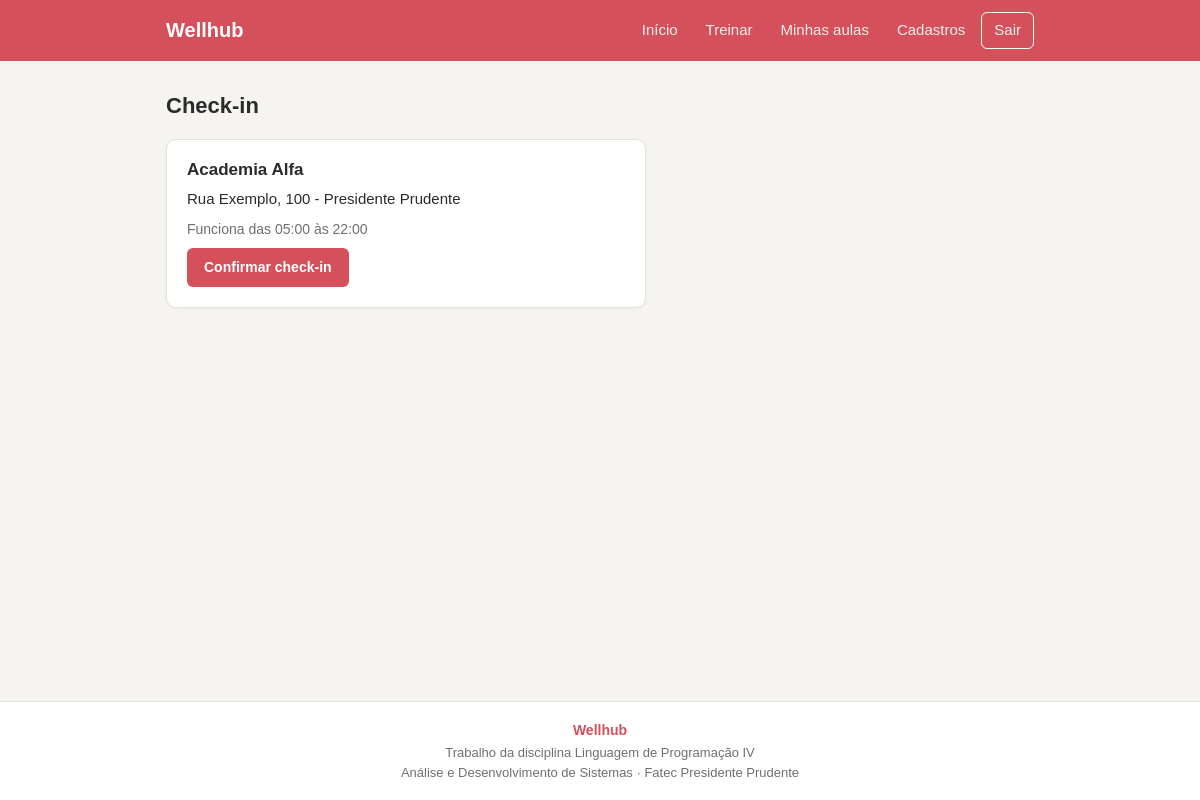
Page /paginas/checkin.php?academia=1 (signed in) on the committed database.
### tables this page shows
CREATE TABLE academia (
  id INT PRIMARY KEY AUTO_INCREMENT,
  nome VARCHAR(50),
  endereco VARCHAR(100),
  cidade VARCHAR(50),
  horarioAbertura TIME,
  horarioFechamento TIME
);

### includes/funcoesBD.php (called while the page is built, shortened)
<?php
function conectar() {
    $conexao = mysqli_connect('localhost', 'root', '', 'wellhub');
    return $conexao;
}
function buscarAcademia($academiaId) {
    $conexao = conectar();
    $consulta = "SELECT * FROM academia WHERE id = $academiaId";
    $resultado = mysqli_query($conexao, $consulta);
    $academia = mysqli_fetch_array($resultado);
    return $academia;
}
function academiaLiberada($alunoId, $academiaId) {
    $conexao = conectar();
    $consulta = "SELECT academia.id
                 FROM academia
                 INNER JOIN plano_academia ON plano_academia.academia_id = academia.id
                 INNER JOIN assinatura ON assinatura.plano_id = plano_academia.plano_id
                 WHERE assinatura.aluno_id = $alunoId
                 AND assinatura.dataFim >= CURDATE()
                 AND academia.id = $academiaId";
    $resultado = mysqli_query($conexao, $consulta);
    return mysqli_num_rows($resultado) > 0;
}
function jaFezCheckinHoje($alunoId, $academiaId) {
    $conexao = conectar();
    $consulta = "SELECT id FROM checkin
                 WHERE aluno_id = $alunoId
                 AND academia_id = $academiaId
                 AND data = CURDATE()";
    $resultado = mysqli_query($conexao, $consulta);
    return mysqli_num_rows($resultado) > 0;
}

### paginas/checkin.php (the view, shortened to what this page needs)
<?php
require '../includes/funcoesBD.php';
$alunoId = $_SESSION['alunoId'];
$academiaId = (int)$_GET['academia'];
$academia = buscarAcademia($academiaId);
$liberada = academiaLiberada($alunoId, $academiaId);
$jaFez = jaFezCheckinHoje($alunoId, $academiaId);
require '../includes/cabecalho.php';
?>
<h2 class="titulo-pagina">Check-in</h2>
<?php
$acoesDepois = '<div class="acoes">'
    . '<a class="botao" href="inicio.php">Voltar ao início</a>'
    . '<a class="botao-secundario" href="aulas.php?academia=' . $academiaId . '">Ver aulas desta academia</a>'
    . '</div>';
if (!$academia) {
    echo '<div class="aviso aviso-erro">Academia não encontrada.</div>';
} elseif (!$liberada) {
    echo '<div class="aviso aviso-erro">Essa academia não está liberada pelo seu plano.</div>';
    echo '<div class="acoes"><a class="botao-secundario" href="academias.php">Voltar às academias</a></div>';
} elseif (isset($_GET['sucesso'])) {
    echo '<div class="aviso aviso-sucesso">Check-in registrado em ' . $academia['nome'] . '. Bom treino!</div>';
    echo $acoesDepois;
} elseif ($jaFez) {
    echo '<div class="aviso aviso-sucesso">Você já fez check-in em ' . $academia['nome'] . ' hoje.</div>';
    echo $acoesDepois;
} else {
    echo '<div class="cartao cartao-estreito">';
    echo '<h3>' . $academia['nome'] . '</h3>';
    echo '<p>' . $academia['endereco'] . ' - ' . $academia['cidade'] . '</p>';
    echo '<p class="texto-suave">Funciona das '
        . substr($academia['horarioAbertura'], 0, 5) . ' às '
        . substr($academia['horarioFechamento'], 0, 5) . '</p>';
    echo '<form method="POST" action="../logica/processaCheckin.php">';
    echo '<button class="botao" type="submit">Confirmar check-in</button>';
    echo '</form>';
    echo '</div>';
}
?>
<?php require '../includes/rodape.php'; ?>

### css/style.css (style rules this page uses)
body { margin: 0; min-height: 100vh; display: flex; flex-direction: column; background: #f5f4f1; color: #2b2b2b; font-family: Arial, Helvetica, sans-serif; font-size: 15px; }
p { margin: 0; }
h2, h3 { margin: 0; }
.titulo-pagina { font-size: 22px; font-weight: 600; }
.texto-suave { color: #6f6f6f; font-size: 14px; }
.cartao { background: #fff; border: 1px solid #e4e1db; border-radius: 10px; padding: 20px; box-sizing: border-box; box-shadow: 0 1px 4px rgba(0, 0, 0, .04); display: flex; flex-direction: column; gap: 8px; }
.cartao h3 { font-size: 17px; font-weight: 600; }
.cartao-estreito { max-width: 480px; }
.botao, .botao-secundario, .botao-pequeno { display: inline-block; align-self: flex-start; padding: 8px 16px; border: 1px solid transparent; border-radius: 6px; font-family: inherit; font-size: 14px; font-weight: 600; text-decoration: none; cursor: pointer; }
.botao { background: #d4505a; color: #fff; }
.cartao .botao, .cartao .botao-pequeno { margin-top: auto; }

### rows in the picture
academia: nome "Academia Alfa", endereco "Rua Exemplo, 100", cidade "Presidente Prudente", horarioAbertura "05:00", horarioFechamento "22:00"
